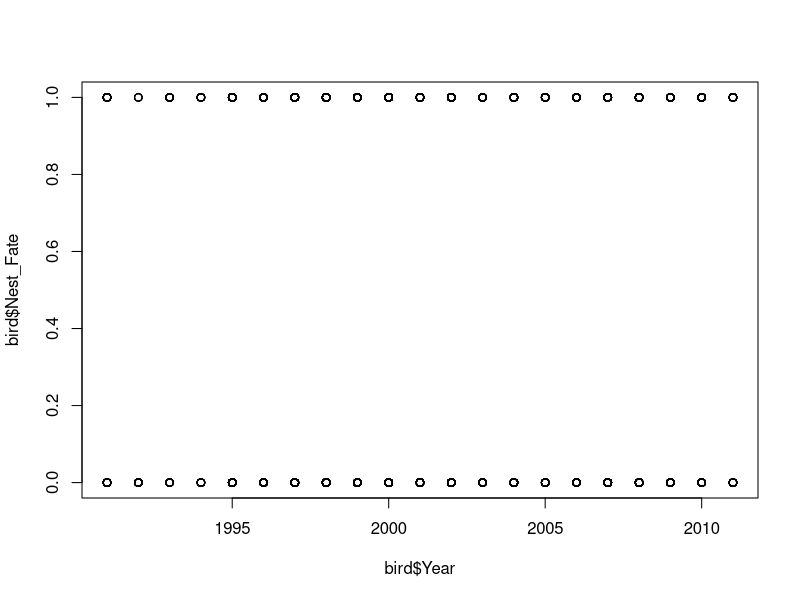

Here is the R script that generated this plot: (Note: this script raises an error after producing the figure.)


### Importation

library(tidyverse)

bird <- read.table("Bird_dataset.txt", header = TRUE, stringsAsFactors = TRUE)


### Visualisation 


plot(bird$Nest_Fate ~ bird$Year)


g <- ggplot(data = bird, aes(x = Year))+
  ggplot(aes(x = year, y = Nest_Fate))
